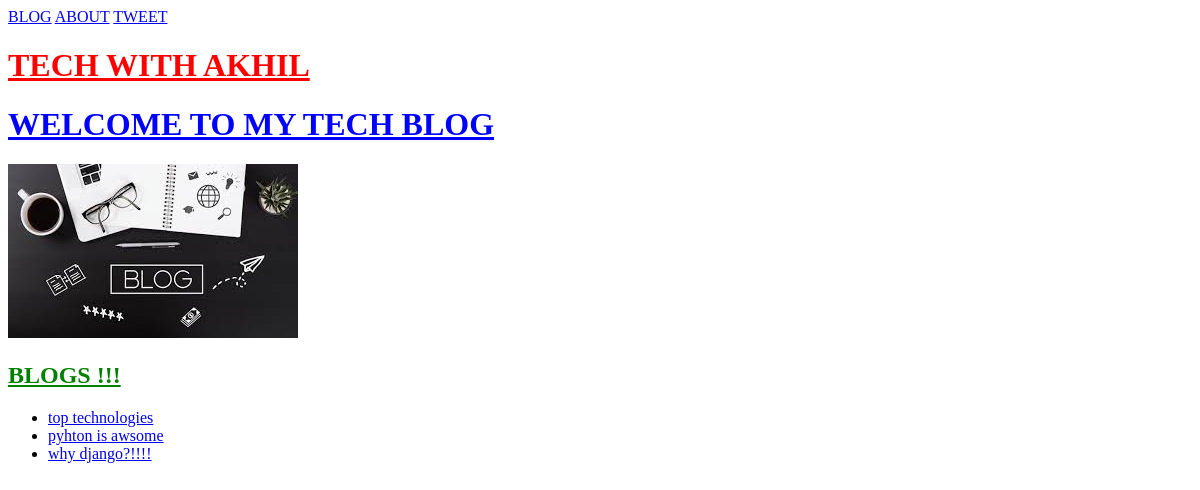
The page /myblog/ on the database its author committed.
### blog/models.py (models this page shows, shortened)
class Blog(models.Model):
    blog_head = models.CharField(max_length=200)
    blog_content = models.CharField(max_length =1000)
    pub_date = models.DateTimeField('date published')

### blog/views.py (the view)
# urls.py: path("",views.index,name='index'),
def index(request):
    blog_latest_list = Blog.objects.all()
    context={ "blog_latest_list" : blog_latest_list }
    return render(request,'blog/index.html',context)

### blog/templates/blog/index.html (shortened to what this page needs)
<!DOCTYPE html>
{% load static %}
<html lang="en" dir="ltr">
  <head>
<link rel="stylesheet" href="{% static "blog/css/style.css" %}">
  </head>
  <body>
<a href="{%url 'blog:index' %}">BLOG</a>
<a href="{%url 'blog:about' %}">ABOUT</a>
<a href="{%url 'blog:tweet' %}">TWEET</a>
    {% block body_block %}
      <h1 id="A">TECH WITH AKHIL</h1>
      <h1>WELCOME TO MY TECH BLOG</h1>
      <img src="{% static "blog/images/blog.jpg"%}" alt="">
      {% if blog_latest_list  %}
          <h2>BLOGS !!!</h2>
          <ul>
              {% for blog in blog_latest_list %}
                <li> <a href="{% url 'blog:detail' blog.id %} ">{{ blog.blog_head }} </a></li>
              {% endfor %}
          </ul>
          {% else %}
          <p>No blogs are available.</p>
      {% endif %}
    {% endblock %}
  </body>
</html>

### blog/static/blog/css/style.css (style rules this page uses)
h1 { color: blue; text-decoration: underline; }
#A { color: red; }
h2 { color: green; text-decoration: underline; }

### rows shown on the page
Blog: blog_head "top technologies"
Blog: blog_head "pyhton is awsome"
Blog: blog_head "why django?!!!!"
